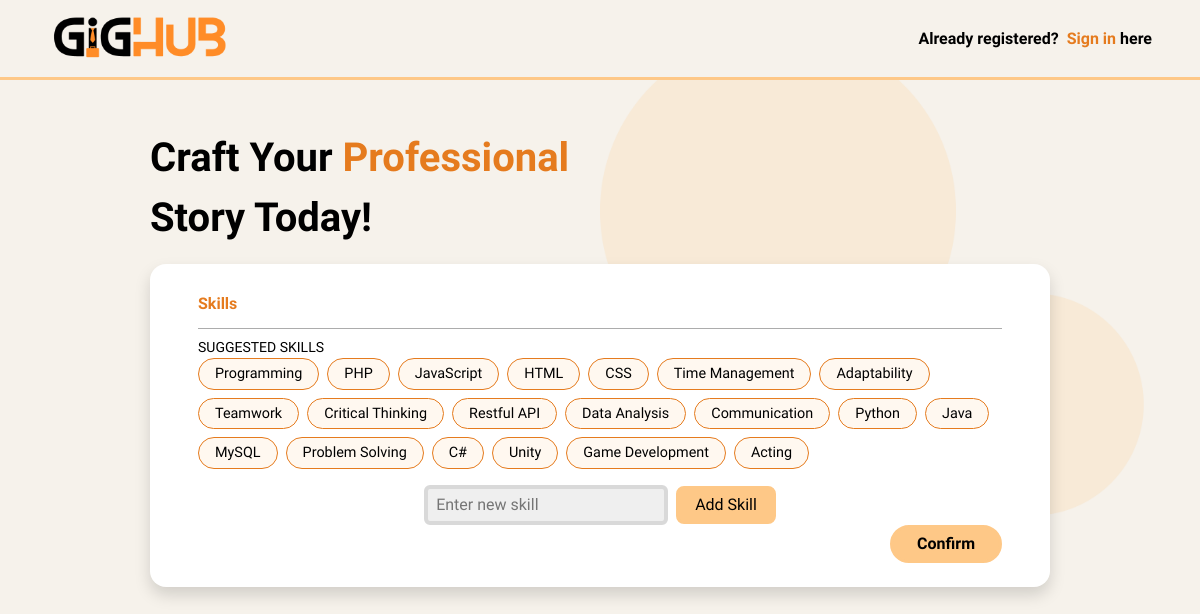
Page /register_skills/ (signed in) on the committed database.
### GigHub/models.py (models this page shows)
class Skills(models.Model):
    name = models.CharField(max_length=255)
    def __str__(self) -> str:
        return f"{self.name}"

### GigHub/views.py (the view, shortened to what this page needs)
# urls.py: path('register_skills/', views.register_skills, name="register_skills"),
def register_skills(request):
    guest = checkAuth(request)
    if guest != True:
        return redirect(f"{guest}")
    if request.method == "GET":
        skills = list(Skills.objects.all())
        if len(skills) <= 20:
            template_skills = ['Programming','Data Analysis','Project Management', 'Communication','Problem Solving',
                               'Creativity','Time Management','Critical Thinking','Teamwork','Adaptability']
            skills += template_skills
        else:
            skills = Skills.objects.annotate(profile_count=Count('profile')).order_by('-profile_count')[:20]
        return render(request, "register_work.html", {'Skills':skills})

### GigHub/utils.py (called while the page is built)
def checkAuth(request):
    if request.user.is_authenticated:
        return True
    else:
        'GigHub:index'

### GigHub/templates/register_work.html (shortened to what this page needs)
{% load static %}
<!DOCTYPE html>
<html lang="en">
  <head>
    <link
      href="https://cdn.jsdelivr.net/npm/bootstrap@5.3.2/dist/css/bootstrap.min.css"
      rel="stylesheet"
    />
    <link rel="stylesheet" href="{% static 'css/register_work.css' %}" />
  </head>
  <body>
    <header
      class="d-flex align-items-center justify-content-between position-fixed top-0"
    >
      <a href="{% url 'GigHub:index' %}" class="d-flex align-items-center">
        <img src="{{ '/media/site/header_logo.png' }}" alt="logo" />
      </a>
      <a
        href="{% url 'GigHub:login' %}"
        class="register-link text-decoration-none fw-bold"
      >
        <span>Already registered?</span>
        <span class="sign-up-link">&nbsp;Sign in&nbsp;</span
        ><span>here</span></a
      >
    </header>
    <content class="d-flex flex-column gap-3 align-items-center py-5">
      <div class="cta fw-bold w-75">
        Craft Your&nbsp;<span>Professional</span><br />Story Today!
      </div>
      <form
        id="regForm"
        action="{% url 'GigHub:register_skills' %}"
        class="rounded-4 shadow py-4 px-5 d-flex flex-column align-items-center"
        method="POST"
        enctype="multipart/form-data"
        onsubmit="return false"
      >
        <label for="skills" class="w-100 form_labels fw-bold mt-1"
          >Skills</label
        >
        <div type="text" id="skills" class="px-2 pt-1 pb-2 w-100 mb-2"></div>
        <small id="suggestedSkills" class="w-100">SUGGESTED SKILLS</small>
        <div class="d-flex flex-wrap gap-2 w-100 tags_list">
          {% for skill in Skills %}
          <div class="tags rounded-pill py-1 px-3">
            {{ skill }}
          </div>
          {% endfor %}
        </div>
        <div
          class="mt-3 d-flex gap-2 flex-wrap justify-content-center align-items-center"
        >
          <input
            type="text"
            id="newTagInput"
            placeholder="Enter new skill "
            class="rounded-2 px-2 py-1"
          />
          <a id="createTagBtn" class="px-3 py-1 rounded-3 text-decoration-none">
            Add Skill
          </a>
        </div>
        <a
          class="submit-form text-decoration-none rounded-pill px-4 py-1 fw-bold align-self-end"
        >
          Confirm
        </a>
      </form>
    </content>
  </body>
</html>

### GigHub/static/css/register_work.css (style rules this page uses)
:root { --topaz: #fec887; --isabelline: #f6f2eb; --lexend: "Lexend", sans-serif; --mango-tango: #e57b1e; --earth-yellow: #ecb067; --transition-1: ease-in-out all 0.3s; --black: #000; --white: #fff; --blue: #1213e5; --gainsboro: #d9d9d9; --white-smoke: #efefef; --dark-gray: #acacac; --gray: #808080; --red: #d73d3d; }
* { box-sizing: border-box; margin: 0; padding: 0; }
body { height: calc(100vh - 5rem); width: 100%; margin-top: 5rem; font-family: var(--lexend); -webkit-user-select: none; -moz-user-select: none; -ms-user-select: none; user-select: none; color: var(--black) !important; background-color: var(--isabelline); background-image: url(/assets/bg_body.png); background-size: cover; background-repeat: repeat-y; font-size: 1rem; }
header { height: 5rem; width: 100%; z-index: 1000; border-bottom: solid 3px var(--topaz) !important; padding: 0 3rem; background-color: var(--isabelline); }
header a { height: 100%; }
header a img { height: 80%; }
header .register-link { color: var(--black); transition: var(--transition-1); height: fit-content; }
header .register-link span.sign-up-link { color: var(--mango-tango); }
content .cta { font-size: 2.5rem; width: 50%; }
content .cta span { color: var(--mango-tango); }
content form { background-color: var(--white); width: 75%; min-width: 350px; }
.form_labels { color: var(--mango-tango); }
form .submit-form { color: var(--black); cursor: pointer; background-color: var(--topaz); border: solid 3px var(--topaz); transition: var(--transition-1); }
.tags { background-color: #fec88720; border: solid 1px var(--mango-tango); cursor: pointer; transition: var(--transition-1); font-size: 0.9rem; width: fit-content; display: flex; align-items: center; gap: 0.5rem; }
#skills { border-bottom: solid 1px var(--dark-gray); display: flex; gap: 0.5rem; flex-wrap: wrap; }
#createTagBtn { cursor: pointer; background-color: var(--topaz); border: var(--topaz) solid 3px; color: var(--black); transition: var(--transition-1); }
#newTagInput { outline: none; border: solid 4px var(--gainsboro); background-color: var(--white-smoke); font-size: 1rem; }

### rows in the picture
Skills: name "Programming"
Skills: name "PHP"
Skills: name "JavaScript"
Skills: name "HTML"
Skills: name "CSS"
Skills: name "Time Management"
Skills: name "Adaptability"
Skills: name "Teamwork"
Skills: name "Critical Thinking"
Skills: name "Restful API"
Skills: name "Data Analysis"
Skills: name "Communication"
Skills: name "Python"
Skills: name "Java"
Skills: name "MySQL"
Skills: name "Problem Solving"
Skills: name "C#"
Skills: name "Unity"
Skills: name "Game Development"
Skills: name "Acting"
